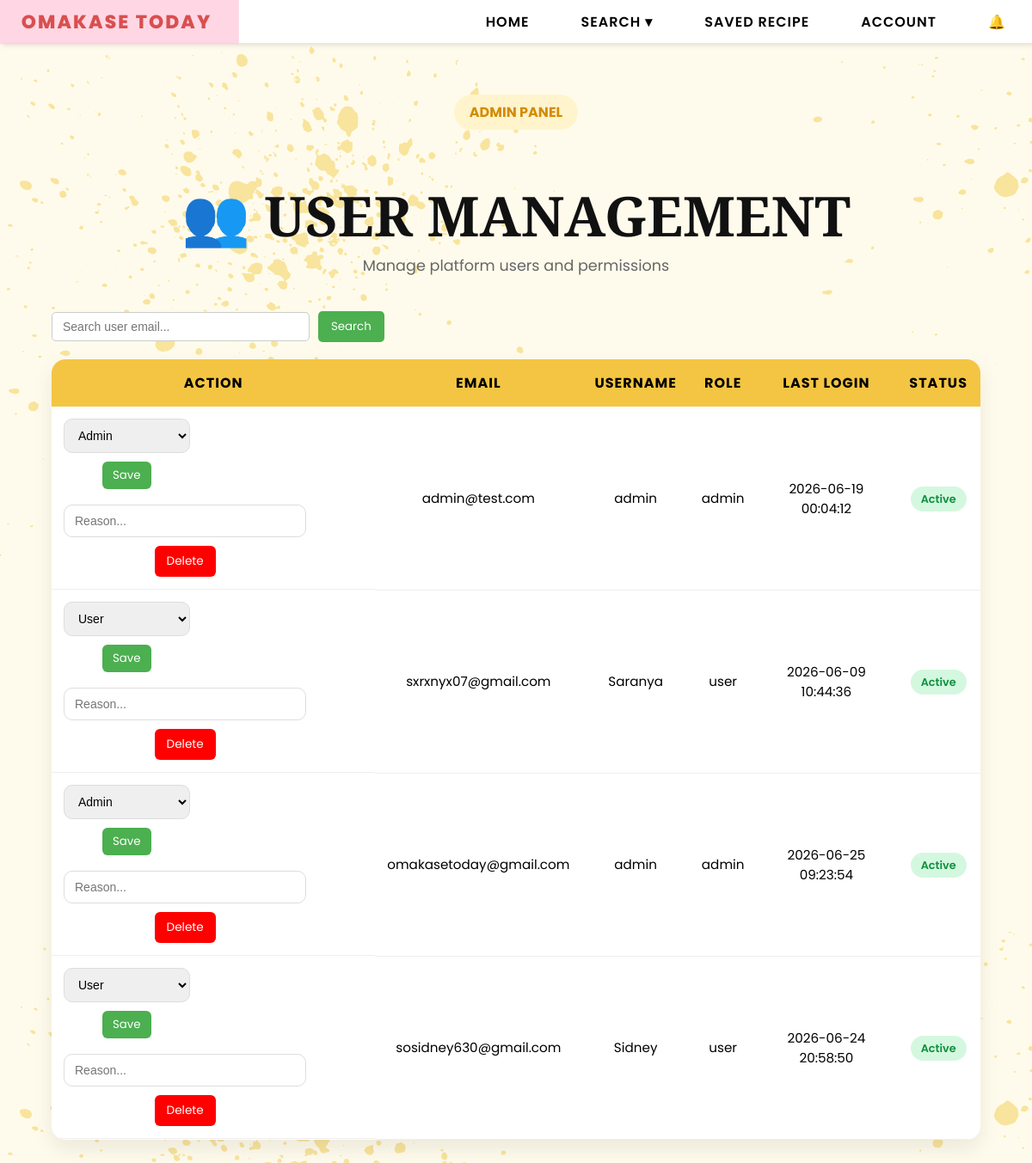
Before: /admin/users (signed in) with the older database file.
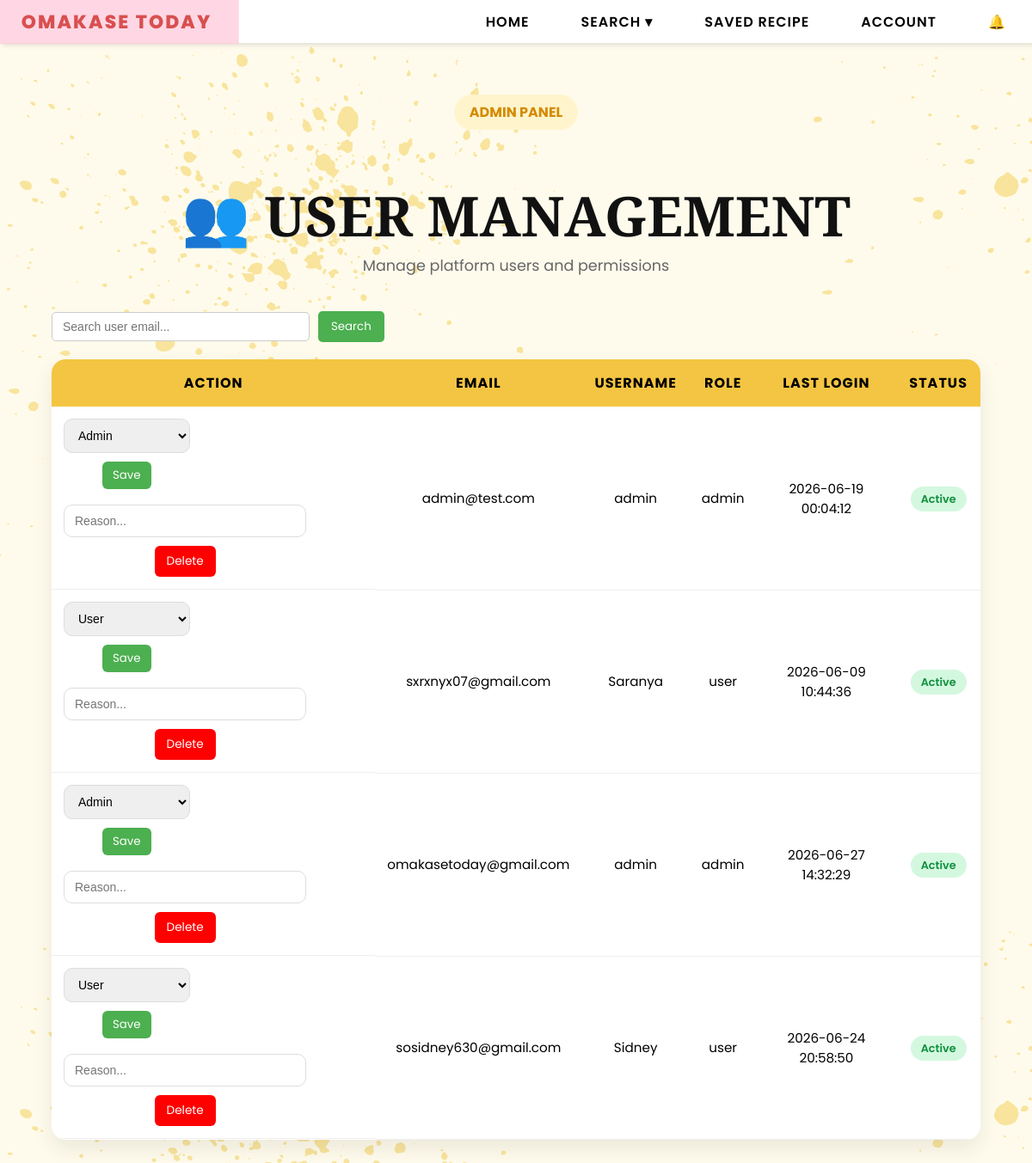
After: the same page with the newer database file.
### tables this page shows
CREATE TABLE users (
        email TEXT PRIMARY KEY,
        username TEXT,
        password TEXT,
        bio TEXT,
        profile_pic TEXT,
        role TEXT DEFAULT 'user'
    , reset_token TEXT, reset_used INTEGER DEFAULT 0, reset_viewed INTEGER DEFAULT 0, last_login TEXT);

### app.py (the view)
@app.route("/admin/users")
def admin_users():
    if session.get("role") != "admin":
        return "403 Forbidden"
    conn = sqlite3.connect(DB_PATH)
    c = conn.cursor()
    c.execute("""
        SELECT email,
            username,
            role,
            last_login
        FROM users
    """)
    users = c.fetchall()
    conn.close()
    six_months_ago = (
            datetime.now() - timedelta(days=180)
        )
    processed_users = []
    for user in users:
        status = "Inactive"
        if user[3]:
            try:
                last_login = datetime.strptime(
                    user[3],
                    "%Y-%m-%d %H:%M:%S"
                )
                if last_login > six_months_ago:
                    status = "Active"
            except:
                status = "Inactive"
        processed_users.append(
            (
                user[0],  # email
                user[1],  # username
                user[2],  # role
                user[3],  # last_login
                status    # active/inactive
            )
        )
    return render_template(
        "admin_users.html",
        users=processed_users
    )

### templates/admin_users.html (shortened to what this page needs)
{% extends "base.html" %}
{% block content %}
<div class="admin-users-wrapper">
    <div class="page-hero">
        <span class="hero-tag">
            ADMIN PANEL
        </span>
        <h1 class="page-title">
            👥 USER MANAGEMENT
        </h1>
        <p class="page-subtitle">
            Manage platform users and permissions
        </p>
    </div>
    <div class="admin-controls">
        <input type="text" id="userSearch" class="search-input"
            placeholder="Search user email...">
        <button onclick="filterUsers()" class="search-btn">
            Search
        </button>
    </div>
    <table class="users-table">
        <thead>
            <tr>
                <th>ACTION</th>
                <th>EMAIL</th>
                <th>USERNAME</th>
                <th>ROLE</th>
                <th>LAST LOGIN</th>
                <th>STATUS</th>
            </tr>
        </thead>
        <tbody id="userBody">
            {% for u in users %}
            <tr>
                <td style="display:flex; gap:8px; flex-wrap:wrap;">
                    <form action="/admin/users/update/{{ u[0] }}" method="POST">
                        <select name="role">
                            <option value="user" {% if u[2]=='user' %}selected{% endif %}>User</option>
                            <option value="admin" {% if u[2]=='admin' %}selected{% endif %}>Admin</option>
                        </select>
                        <button type="submit" class="update-btn">Save</button>
                    </form>
                    <form action="/admin/delete/{{ u[0] }}" method="POST"
                          onsubmit="return confirmDelete(this)">
                        <input type="text" name="reason"
                               placeholder="Reason..."
                               required
                               class="reason-input">
                        <button type="submit" class="delete-btn">
                            Delete
                        </button>
                    </form>
                </td>
                <td>{{ u[0] }}</td>
                <td>{{ u[1] }}</td>
                <td>{{ u[2] }}</td>
                <td>
                    {% if u[3] %}
                        {{ u[3] }}
                    {% else %}
                        Never Logged In
                    {% endif %}
                </td>
                <td>
                    <span class="
                        status-badge
                        {% if u[4] == 'Active' %}
                            active-status
                        {% else %}
                            inactive-status
                        {% endif %}
                    ">
                        {{ u[4] }}
                    </span>
                </td>
            </tr>
            {% endfor %}
        </tbody>
    </table>
</div>
{% endblock %}

### templates/base.html (shortened to what this page needs)
<!DOCTYPE html>
<html lang="en">
<head>
    <link rel="stylesheet" href="{{ url_for('static', filename='css/style.css') }}">
</head>
<body>
<nav>
    <ul>
        <li><a href="{{ url_for('home') }}">Omakase Today</a></li>
        <li class="hideOnMobile"><a href="{{ url_for('home') }}">HOME</a></li>
        <li class="hideOnMobile dropdown">
            <a href="javascript:void(0)" class="dropbtn">SEARCH ▾</a>
        </li>
        <li class="hideOnMobile"><a href="{{ url_for('saved_recipes') }}">SAVED RECIPE</a></li>
        <li class="hideOnMobile"><a href="{{ url_for('profile') }}">ACCOUNT</a></li>
        <li class="notif-wrapper">
            <a href="#" class="notif-icon" onclick="toggleNotif(event)">
                🔔
            </a>
        </li>
    </ul>
</nav>
{% block content %}{% endblock %}
</body>
</html>

Changed rows visible on the page:
changed users "omakasetoday@gmail.com": last_login "2026-06-25 09:23:54" → "2026-06-27 14:32:29"
